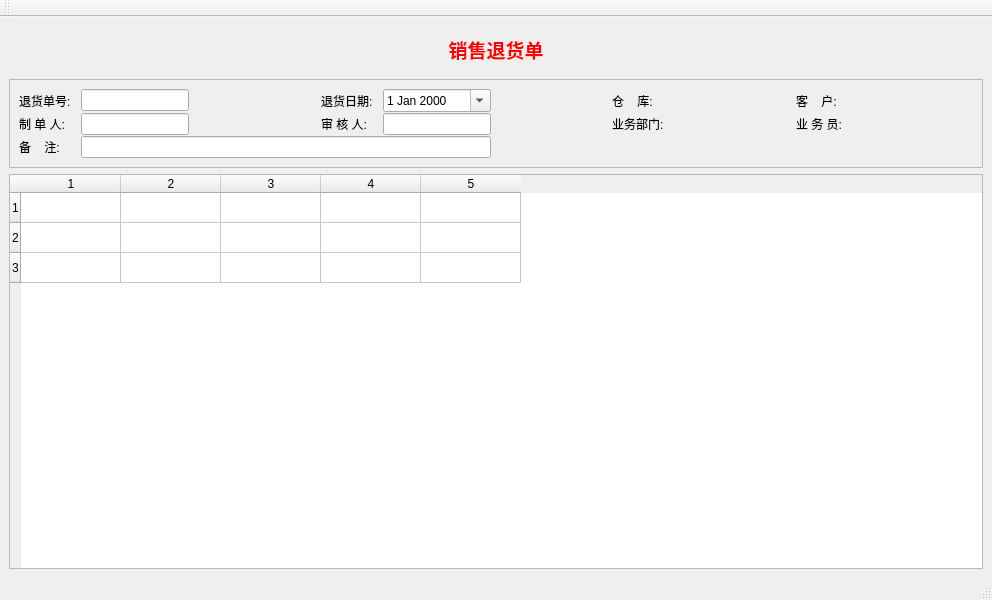
<?xml version="1.0" encoding="UTF-8"?>
<ui version="4.0">
 <class>SaReturnedWin</class>
 <widget class="QMainWindow" name="SaReturnedWin">
  <property name="geometry">
   <rect>
    <x>0</x>
    <y>0</y>
    <width>992</width>
    <height>600</height>
   </rect>
  </property>
  <property name="windowTitle">
   <string>MainWindow</string>
  </property>
  <widget class="QWidget" name="centralwidget">
   <layout class="QVBoxLayout" name="verticalLayout_2">
    <item>
     <widget class="QFrame" name="frame_4">
      <property name="frameShape">
       <enum>QFrame::NoFrame</enum>
      </property>
      <property name="frameShadow">
       <enum>QFrame::Plain</enum>
      </property>
      <property name="lineWidth">
       <number>0</number>
      </property>
      <layout class="QHBoxLayout" name="horizontalLayout_4">
       <item>
        <widget class="QLabel" name="label_16">
         <property name="font">
          <font>
           <family>微软雅黑</family>
           <pointsize>14</pointsize>
           <weight>75</weight>
           <bold>true</bold>
          </font>
         </property>
         <property name="text">
          <string>&lt;html&gt;&lt;head/&gt;&lt;body&gt;&lt;p&gt;&lt;span style=&quot; color:#ff0000;&quot;&gt;销售退货单&lt;/span&gt;&lt;/p&gt;&lt;/body&gt;&lt;/html&gt;</string>
         </property>
         <property name="alignment">
          <set>Qt::AlignCenter</set>
         </property>
        </widget>
       </item>
      </layout>
     </widget>
    </item>
    <item>
     <widget class="QFrame" name="frame_2">
      <property name="frameShape">
       <enum>QFrame::StyledPanel</enum>
      </property>
      <property name="frameShadow">
       <enum>QFrame::Plain</enum>
      </property>
      <layout class="QVBoxLayout" name="verticalLayout">
       <property name="spacing">
        <number>1</number>
       </property>
       <item>
        <layout class="QGridLayout" name="headGridLayout">
         <property name="horizontalSpacing">
          <number>10</number>
         </property>
         <item row="1" column="11">
          <spacer name="horizontalSpacer">
           <property name="orientation">
            <enum>Qt::Horizontal</enum>
           </property>
           <property name="sizeHint" stdset="0">
            <size>
             <width>40</width>
             <height>20</height>
            </size>
           </property>
          </spacer>
         </item>
         <item row="0" column="10" colspan="2">
          <widget class="QkSearchEditBox" name="cusSearchEditbox">
           <property name="sizePolicy">
            <sizepolicy hsizetype="Preferred" vsizetype="Fixed">
             <horstretch>0</horstretch>
             <verstretch>0</verstretch>
            </sizepolicy>
           </property>
          </widget>
         </item>
         <item row="0" column="0">
          <widget class="QLabel" name="idLabel">
           <property name="sizePolicy">
            <sizepolicy hsizetype="Fixed" vsizetype="Preferred">
             <horstretch>0</horstretch>
             <verstretch>0</verstretch>
            </sizepolicy>
           </property>
           <property name="text">
            <string>退货单号:</string>
           </property>
          </widget>
         </item>
         <item row="0" column="2">
          <spacer name="horizontalSpacer_3">
           <property name="orientation">
            <enum>Qt::Horizontal</enum>
           </property>
           <property name="sizeHint" stdset="0">
            <size>
             <width>40</width>
             <height>20</height>
            </size>
           </property>
          </spacer>
         </item>
         <item row="0" column="4">
          <widget class="QDateEdit" name="dateEdit">
           <property name="sizePolicy">
            <sizepolicy hsizetype="Minimum" vsizetype="Fixed">
             <horstretch>0</horstretch>
             <verstretch>0</verstretch>
            </sizepolicy>
           </property>
           <property name="calendarPopup">
            <bool>true</bool>
           </property>
          </widget>
         </item>
         <item row="0" column="3">
          <widget class="QLabel" name="label_2">
           <property name="sizePolicy">
            <sizepolicy hsizetype="Fixed" vsizetype="Preferred">
             <horstretch>0</horstretch>
             <verstretch>0</verstretch>
            </sizepolicy>
           </property>
           <property name="text">
            <string>退货日期:</string>
           </property>
          </widget>
         </item>
         <item row="0" column="8">
          <spacer name="horizontalSpacer_5">
           <property name="orientation">
            <enum>Qt::Horizontal</enum>
           </property>
           <property name="sizeHint" stdset="0">
            <size>
             <width>40</width>
             <height>20</height>
            </size>
           </property>
          </spacer>
         </item>
         <item row="0" column="5">
          <spacer name="horizontalSpacer_4">
           <property name="orientation">
            <enum>Qt::Horizontal</enum>
           </property>
           <property name="sizeHint" stdset="0">
            <size>
             <width>40</width>
             <height>20</height>
            </size>
           </property>
          </spacer>
         </item>
         <item row="0" column="1">
          <widget class="QLineEdit" name="noEdit">
           <property name="sizePolicy">
            <sizepolicy hsizetype="Fixed" vsizetype="Fixed">
             <horstretch>0</horstretch>
             <verstretch>0</verstretch>
            </sizepolicy>
           </property>
           <property name="dragEnabled">
            <bool>true</bool>
           </property>
           <property name="readOnly">
            <bool>true</bool>
           </property>
          </widget>
         </item>
         <item row="2" column="0">
          <widget class="QLabel" name="label_9">
           <property name="text">
            <string>备    注:</string>
           </property>
          </widget>
         </item>
         <item row="2" column="1" colspan="4">
          <widget class="QLineEdit" name="memoEdit"/>
         </item>
         <item row="1" column="6">
          <widget class="QLabel" name="label_6">
           <property name="sizePolicy">
            <sizepolicy hsizetype="Fixed" vsizetype="Preferred">
             <horstretch>0</horstretch>
             <verstretch>0</verstretch>
            </sizepolicy>
           </property>
           <property name="text">
            <string>业务部门:</string>
           </property>
          </widget>
         </item>
         <item row="1" column="7">
          <widget class="QkSearchEditBox" name="depSearchEditbox">
           <property name="sizePolicy">
            <sizepolicy hsizetype="Minimum" vsizetype="Fixed">
             <horstretch>0</horstretch>
             <verstretch>0</verstretch>
            </sizepolicy>
           </property>
          </widget>
         </item>
         <item row="1" column="9">
          <widget class="QLabel" name="label_12">
           <property name="sizePolicy">
            <sizepolicy hsizetype="Fixed" vsizetype="Preferred">
             <horstretch>0</horstretch>
             <verstretch>0</verstretch>
            </sizepolicy>
           </property>
           <property name="text">
            <string>业 务 员:</string>
           </property>
          </widget>
         </item>
         <item row="1" column="10">
          <widget class="QkSearchEditBox" name="userSearchEditbox">
           <property name="sizePolicy">
            <sizepolicy hsizetype="Fixed" vsizetype="Fixed">
             <horstretch>0</horstretch>
             <verstretch>0</verstretch>
            </sizepolicy>
           </property>
          </widget>
         </item>
         <item row="0" column="9">
          <widget class="QLabel" name="label_3">
           <property name="sizePolicy">
            <sizepolicy hsizetype="Fixed" vsizetype="Preferred">
             <horstretch>0</horstretch>
             <verstretch>0</verstretch>
            </sizepolicy>
           </property>
           <property name="text">
            <string>客    户:</string>
           </property>
          </widget>
         </item>
         <item row="0" column="7">
          <widget class="QkSearchEditBox" name="whSearchEditbox"/>
         </item>
         <item row="0" column="6">
          <widget class="QLabel" name="label_7">
           <property name="text">
            <string>仓    库:</string>
           </property>
          </widget>
         </item>
         <item row="1" column="0">
          <widget class="QLabel" name="label_8">
           <property name="text">
            <string>制 单 人:</string>
           </property>
          </widget>
         </item>
         <item row="1" column="1">
          <widget class="QLineEdit" name="makerEdit">
           <property name="sizePolicy">
            <sizepolicy hsizetype="Fixed" vsizetype="Fixed">
             <horstretch>0</horstretch>
             <verstretch>0</verstretch>
            </sizepolicy>
           </property>
           <property name="readOnly">
            <bool>true</bool>
           </property>
          </widget>
         </item>
         <item row="1" column="3">
          <widget class="QLabel" name="label_10">
           <property name="text">
            <string>审 核 人:</string>
           </property>
          </widget>
         </item>
         <item row="1" column="4">
          <widget class="QLineEdit" name="auditEdit">
           <property name="sizePolicy">
            <sizepolicy hsizetype="Fixed" vsizetype="Fixed">
             <horstretch>0</horstretch>
             <verstretch>0</verstretch>
            </sizepolicy>
           </property>
           <property name="readOnly">
            <bool>true</bool>
           </property>
          </widget>
         </item>
        </layout>
       </item>
      </layout>
     </widget>
    </item>
    <item>
     <widget class="QTableWidget" name="tableWidget">
      <property name="rowCount">
       <number>3</number>
      </property>
      <property name="columnCount">
       <number>5</number>
      </property>
      <row/>
      <row/>
      <row/>
      <column/>
      <column/>
      <column/>
      <column/>
      <column/>
     </widget>
    </item>
   </layout>
  </widget>
  <widget class="QStatusBar" name="statusbar"/>
  <widget class="QToolBar" name="toolBar">
   <property name="windowTitle">
    <string>toolBar</string>
   </property>
   <attribute name="toolBarArea">
    <enum>TopToolBarArea</enum>
   </attribute>
   <attribute name="toolBarBreak">
    <bool>false</bool>
   </attribute>
  </widget>
 </widget>
 <customwidgets>
  <customwidget>
   <class>QkSearchEditBox</class>
   <extends>QWidget</extends>
   <header>qksearcheditbox.h</header>
  </customwidget>
 </customwidgets>
 <resources/>
 <connections/>
</ui>
